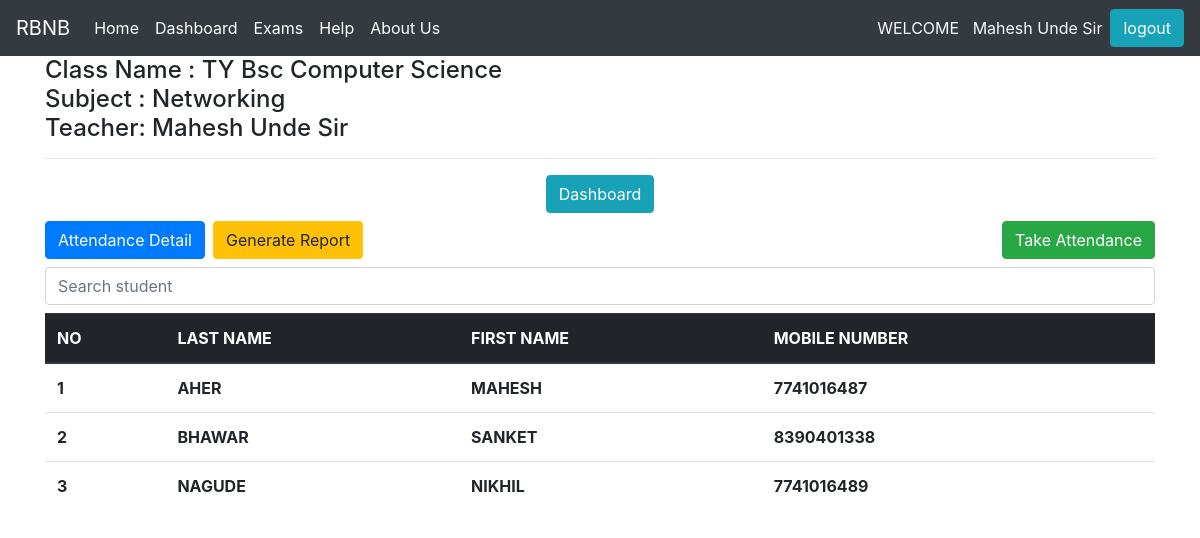
Page /bcs/show/student/5 (signed in) on the committed database.
### bcs/models.py (models this page shows, shortened)
class Subjects(models.Model):
    subject_name=models.CharField(max_length=20)
    department_name=models.CharField(max_length=30,choices=department_choice,blank=True,null=True)
    class_name=models.CharField(max_length=20,choices=class_choice)
    def __str__(self):
        return '{}'.format(self.subject_name)

class Students(models.Model):
    user=models.ForeignKey(User,on_delete=models.CASCADE)
    roll_no=models.IntegerField(null=True,blank=True)
    department_name=models.CharField(max_length=20,choices=department_choice,null=True,blank=True)
    class_name=models.CharField(max_length=20,choices=class_choice)

### bcs/views.py (the view)
# urls.py: path('show/student/<slug:sid>',views.show_student,name='show_student'),
def show_student(request, sid):
    try:
        teacher = Teachers.objects.get(user__id=request.user.id)
        subject = Subjects.objects.get(id=sid)
        teacher_subject=Subject_Teacher.objects.get(teacher=teacher,subject=subject)
    except:
        return HttpResponse("u are not teacher")
    department = subject.department_name
    student_data = Students.objects.filter(
        department_name=department, class_name=subject.class_name)
    context = {
        'student_data': student_data,
        'subject': subject,
        'teacher_subject':teacher_subject
    }
    return render(request, 'students.html', context)

### bcs/templatetags/check_user_tags.py (called while the page is built)
@register.simple_tag
def check_is_student(studid):
    user=User.objects.get(id=studid)
    try:
        student=Students.objects.get(user=user)
        return student
    except:
        return False
    return

### templates/students.html (shortened to what this page needs)
{% include 'base.html' %}
<!DOCTYPE html>
<html lang="en">
<head>
    <link href="https://gitcdn.github.io/bootstrap-toggle/2.2.2/css/bootstrap-toggle.min.css" rel="stylesheet">
</head>
<body>
    <div class="container">
    <h4 >
    Class Name : {{subject.class_name}} {{subject.department_name}}
    <br>
    Subject : {{subject}}
    <br>
    Teacher: {{request.user.first_name}} {{request.user.last_name}}
</h4>
    <hr>
    <div class="text-center">
      <a class="btn btn-info mb-2" href="{% url 'teacher_profile' %}">Dashboard</a>
    </div>
    <div class="text-center">
      <a class="btn btn-success mb-2  float-right" href="#" onclick="EmailPopUp({{teacher_subject.id}});" data-toggle="modal" data-target="#viewcatmodal">Take Attendance</a>
      <a class="btn btn-primary mb-2 mr-2 float-left" href="{% url 'attendance_detail' subject.id %}">Attendance Detail</a>
      <a class="btn btn-warning mb-2  float-left" href="#" onclick="AttendancePop({{subject.id}});" data-toggle="modal" data-target="#attendanceid">Generate Report</a>
    </div>
    <input type="text" id="myInput" class="form-control mb-2" placeholder="Search student">
    <div class="table-responsive">
    <table class="table mr-5 " id="myTable">
        <thead class="thead-dark text-uppercase">
          <tr>
            <th scope="col">No</th>
            <th scope="col">Last Name</th>
            <th scope="col">First Name</th>
            <th scope="col">Mobile Number</th>
          </tr>
        </thead>
        <tbody class="text-uppercase font-weight-bold">
          <tr>
            {% for s in student_data %}
            <th scope="row">{{forloop.counter}}</th>
            <td>{{s.user.last_name}}</td>
            <td>{{s.user.first_name}}</td>
            <td>{{s.user.username}}</td>
          </tr>
        {% endfor %}
        </tbody>
      </table>
    </div>
</div>
</body>
</html>

### templates/partial/header.html (shortened to what this page needs)
{% load static %}
{% load check_user_tags %}
<nav class="navbar navbar-expand-lg navbar-dark bg-dark">
    <a class="navbar-brand" href="{% url 'index' %}">
      RBNB
    </a>
    <div class="collapse navbar-collapse" id="navbarText">
      {% if request.user.is_authenticated %}
      {%   check_is_student request.user.id as student %}
      {% if student %}
      <ul class="navbar-nav mr-auto">
        <li class="nav-item active">
            <a class="nav-link" href="{% url 'student_home' %}">Home<span class="sr-only">(current)</span></a>
          </li>
        <li class="nav-item">
          <a class="nav-link active" href="{% url 'student_teacher' %}">Upcoming Exam <span class="sr-only">(current)</span></a>
        </li>
        <li class="nav-item active">
          <a class="nav-link" href="{% url 'student_previous_exam' %}">Previous Exam</a>
        </li>
          <li class="nav-item active">
            <a class="nav-link" href="{% url 'help' %}">Help <span class="sr-only">(current)</span></a>
          </li>
        <li class="nav-item active">
          <a class="nav-link" href="{% url 'aboutus' %}">About Us <span class="sr-only">(current)</span></a>
        </li>
      </ul>
      {% else %}
      <ul class="navbar-nav mr-auto">
        <li class="nav-item active">
            <a class="nav-link" href="{% url 'teacher_home' %}">Home <span class="sr-only">(current)</span></a>
          </li>
          <li class="nav-item active">
            <a class="nav-link" href="{% url 'teacher_profile' %}">Dashboard </a>
          </li>
          <li class="nav-item active">
            <a class="nav-link" href="{% url 'teacher_exam' %}">Exams </a>
          </li>
            <li class="nav-item active">
              <a class="nav-link" href="{% url 'help' %}">Help <span class="sr-only">(current)</span></a>
            </li>
          <li class="nav-item active">
            <a class="nav-link" href="{% url 'aboutus' %}">About Us <span class="sr-only">(current)</span></a>
          </li>
        </ul>
      {% endif %}
      {% endif %}
      {% if request.user.is_authenticated %}
      <p class="text-light my-0 ">
          WELCOME &nbsp
       {{ request.user.first_name }} {{request.user.last_name}}
      </p>
      <a class="btn btn-info ml-2 " value="logout" href="{% url 'logout' %}">logout</a>
    {% endif %}
    </div>
  </nav>

### rows in the picture
Subjects: class_name "TY", department_name "Bsc Computer Science", subject_name "Networking"
Students: user.last_name "AHER", user.first_name "MAHESH", user.username "7741016487"
Students: user.last_name "BHAWAR", user.first_name "SANKET", user.username "8390401338"
Students: user.last_name "NAGUDE", user.first_name "NIKHIL", user.username "7741016489"

### other values in the picture
{{ request.user.first_name }} "Mahesh"
{{ request.user.last_name }} "Unde Sir"
